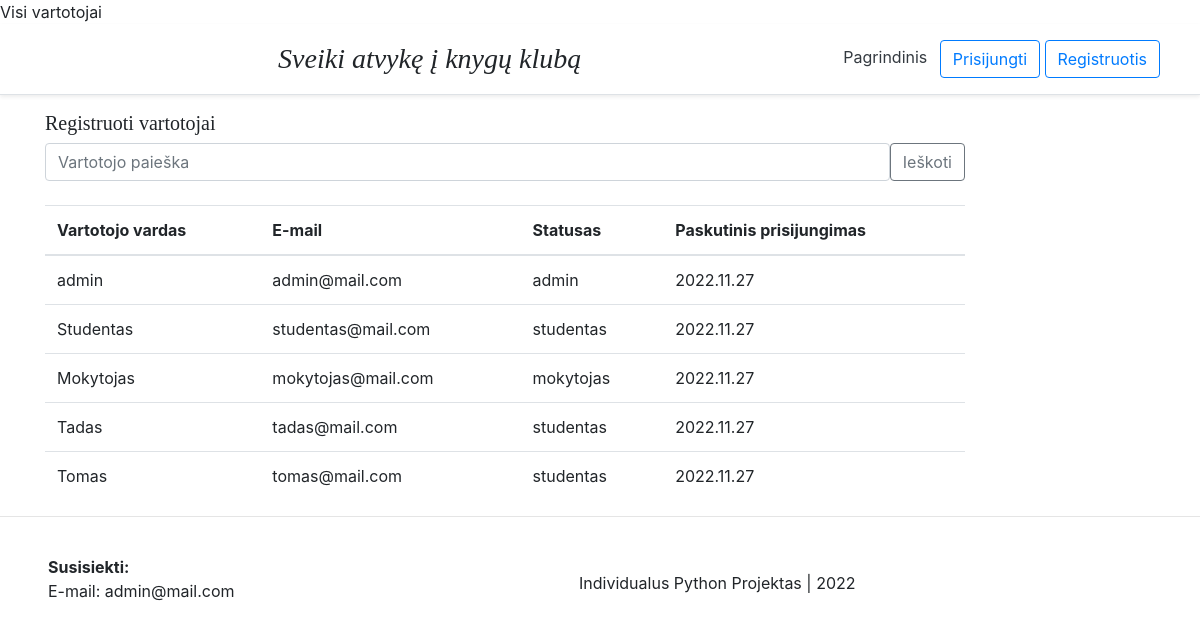
Screenshot of /accounts/ with the database file from the repository.
### account/models.py (models this page shows, shortened)
class Account(AbstractBaseUser, PermissionsMixin):
	email = models.EmailField('El. paštas', max_length=60, unique=True)
	username = models.CharField('Vartotojo vardas', max_length=30, unique=True, )
	date_joined = models.DateTimeField(verbose_name='Prisijungimo data', auto_now_add=True)
	last_login = models.DateTimeField(verbose_name='Paskutiną kartą matytas', auto_now=True)
	is_admin = models.BooleanField(default=False)
	is_active = models.BooleanField(default=True)
	is_staff = models.BooleanField(default=False)
	is_superuser = models.BooleanField(default=False)
	is_teacher = models.BooleanField(default=False)
	is_student = models.BooleanField(default=True)
	hide_email = models.BooleanField(default=True)
	profile_image = models.ImageField(max_length=255, upload_to=get_profile_img_path,
                                    null=True, blank=True, default=get_default_profile_image)
	USERNAME_FIELD = 'email'
	REQUIRED_FIELDS = ['username']
	objects = MyAccountManager()

### account/views.py (the view)
# urls.py: path('accounts/', views.accounts_list, name='accounts_list'),
def accounts_list(request):
	paginator = Paginator(Account.objects.all(), 5)
	page_number = request.GET.get('page')
	paged_accounts = paginator.get_page(page_number)
	context = {
        'accounts_list': paged_accounts
    }
	return render(request, 'account/accounts_list.html', context=context)

### account/templates/account/accounts_list.html (shortened to what this page needs)
{% extends 'base.html' %}
{% load static %}
{% block content %}
<div class="row">
    <div class="col-md-10 blog-main">
        <h5>Registruoti vartotojai</h5>
        <form class="d-flex" role="search" action="#" method="get">
            <input class="form-control me-2" name="query" type="text" placeholder="Vartotojo paieška" aria-label="Search">
            <button class="btn btn-outline-secondary" type="submit">Ieškoti</button>
        </form>
          <br>
          <table class="table mb-0 table-responsive-sm">
            <thead>
              <tr>
                <th>Vartotojo vardas</th>
                <th>E-mail</th>
                <th>Statusas</th>
                <th>Paskutinis prisijungimas</th>
              </tr>
            </thead>
            <tbody>
            {% if accounts_list %}
              {% for account in accounts_list %}
                <tr>
                  <td>{{account.username}}</td>
                  <td>{{ account.email }}</td>
                  <td>{% if account.is_teacher %}
                        mokytojas
                      {% elif account.is_student %}
                        studentas
                      {% elif account.is_admin %}
                        admin
                      {% endif %}
                  </td>
                    <td>{{account.last_login|date:"Y.m.d"}}</td>
                </tr>
              {% endfor %}
            {% endif %}
            </tbody>
          </table>
    </div>
</div>
{% endblock %}

### rows the page displays
Account: username "admin", email "admin@mail.com", is_teacher "admin", last_login "2022.11.27"
Account: username "Studentas", email "studentas@mail.com", is_teacher "studentas", last_login "2022.11.27"
Account: username "Mokytojas", email "mokytojas@mail.com", is_teacher "mokytojas", last_login "2022.11.27"
Account: username "Tadas", email "tadas@mail.com", is_teacher "studentas", last_login "2022.11.27"
Account: username "Tomas", email "tomas@mail.com", is_teacher "studentas", last_login "2022.11.27"
